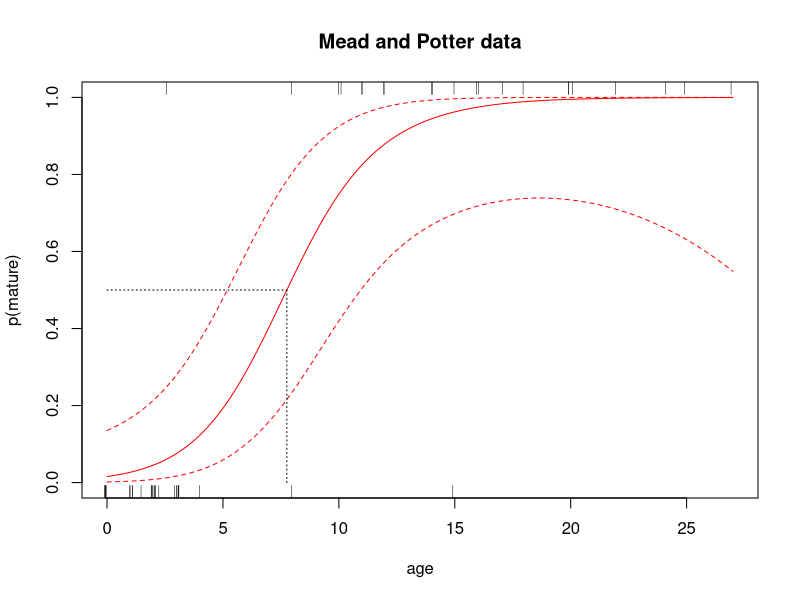
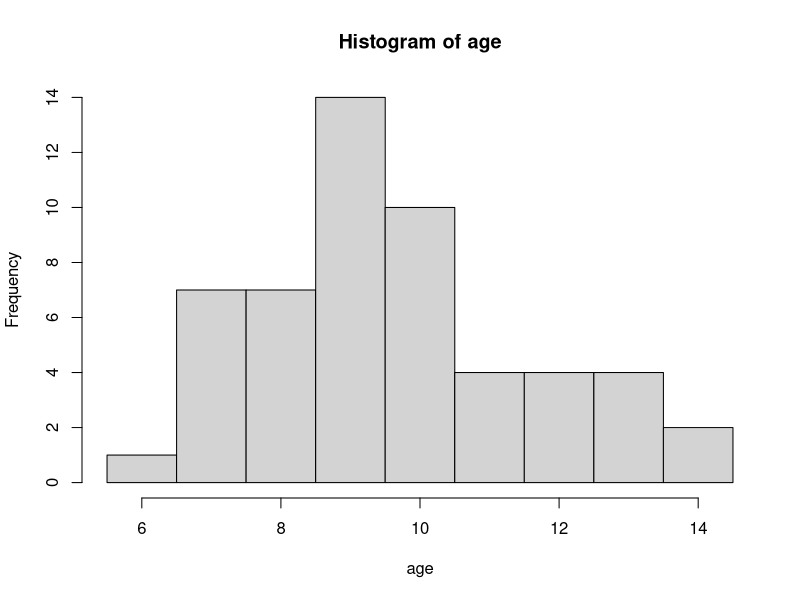
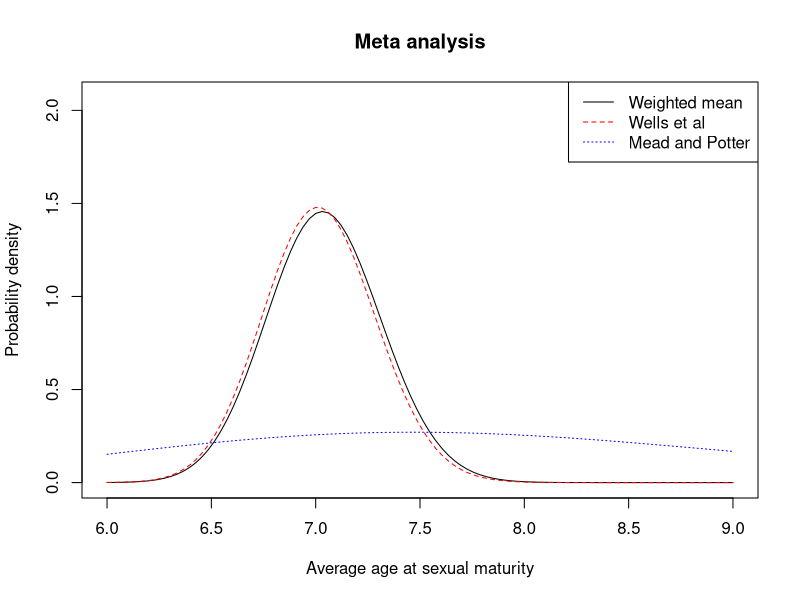

Generate these figures, in order, with R:
## ---- chunk 1
knitr::opts_chunk$set(echo = TRUE)

library(readxl)
library(mgcv)
library(Hmisc)
## ---- chunk 2
mp.data <- data.frame(age = c(27,17,24,15,14,2,1,0,22,2,12,4,1.5,3,2,14,0,0,0,2,1,3,0,18,12,16,25,3,2,2,11,20,20,1,8,20,10,2.5,2,3,11,0,2.2,3,3,15,1,3,10,8,16), mature = c(1,1,1,1,1,0,0,0,1,0,1,0,0,0,0,1,0,0,0,0,0,0,0,1,1,1,1,0,0,0,1,1,1,0,1,1,1,1,0,0,1,0,0,0,0,0,0,0,1,0,1))
## ---- chunk 3
#Fit binary GAM
mod1 <- gam(mature ~ s(age), family = binomial, data = mp.data)
newdata <- data.frame(age = seq(min(mp.data$age), max(mp.data$age), length = 1000))
## ---- chunk 4
#predict on the scale of the link function
pred <- predict(mod1, newdata = newdata, se.fit = TRUE)
#predict on the scale of the response - a probability
pred.r <- predict(mod1, newdata = newdata, se.fit = TRUE,type="response")
# which.max returns the index of first element to be equal to the maximum
# in a vector of true or false, that is the first true == 1
which.age.p.50 <- which.max(pred.r$fit > 0.5)
mp.age.p.50 <- newdata$age[which.age.p.50]
## ---- chunk 5
#Plot predictions
plot(newdata$age, plogis(pred$fit), type = "l", col = "red", main = "Mead and Potter data", ylim = c(0, 1), ylab = "p(mature)", xlab = "age")
lines(newdata$age, plogis(pred$fit + 1.96 * pred$se.fit), lty = 2, col = "red")
lines(newdata$age, plogis(pred$fit - 1.96 * pred$se.fit), lty = 2, col = "red")
#show p.50
lines(c(mp.age.p.50, mp.age.p.50), c(0, 0.5), lty = 3)
lines(c(0, mp.age.p.50), c(0.5, 0.5), lty = 3)
#show data - jittered a little
rug(jitter(mp.data$age[mp.data$mature == 1], amount = 0.1), side = 3)
rug(jitter(mp.data$age[mp.data$mature == 0], amount = 0.1), side = 1)
## ---- chunk 6
#Code adapted from predict.gam help
rmvn <- function(n,mu,sig) { ## MVN random deviates
  L <- mroot(sig);m <- ncol(L);
  t(mu + L%*%matrix(rnorm(m*n),m,n)) 
}
# Note required large number of replicates to reduce the Monte Carlo error 
# on the estimated standard error
B <- 100000
Xp <- predict(mod1, newdata, type = "lpmatrix")
br <- rmvn(B, coef(mod1), mod1$Vp)
res <- rep(0, B)
for(i in 1:B){
  pred <- Xp %*% br[i, ]
  res[i] <- newdata$age[which.max(pred > 0)]
}
mp.se.age.p.50 <- sd(res)
#mp.se.age.p.50
#quantile(res, c(0.025, 0.975))
## ---- chunk 7
sarasota <- read_excel("InOutBySp/Bottlenose_dolphin_BB/Sarasota Age at First Birth 11Mar20.xlsx",range = "A3:A55", col_names = FALSE)
names(sarasota) <- "age"
## ---- chunk 8
with(sarasota, hist(age, breaks = seq(min(age) - 0.5, max(age) + 0.5, by = 1)))
sa.mean <- mean(sarasota$age)
sa.sd <- sd(sarasota$age)
sa.se <- sa.sd/sqrt(length(sarasota$age))
## ---- chunk 9
#Nominal fecundity from Schwacke et al. (2017)
fec <- 0.24
#Subtract (half the IBI + 0.5) from the data to make it 
# equal to mean age at sexual maturity
sa.mean <- sa.mean - ((1 / fec) / 2 + 0.5)
#sa.mean
## ---- chunk 10
#Mead and Potter data
mp.mean <- mp.age.p.50
mp.se <- mp.se.age.p.50

#Inverse variance weighted average
asm.dat.mean <- c(sa.mean, mp.mean)
asm.dat.se <- c(sa.se, mp.se)
weights <- 1 / (asm.dat.se ^ 2)
asm.mean <- sum(weights * asm.dat.mean) / sum(weights)
asm.se <- sqrt (sum(weights ^ 2 * asm.dat.se ^ 2) / sum(weights ^ 2))
## ---- chunk 11
get.gamma.par <- function(mean, var){
#Returns shape and scale parameter of gamma given mean and var
  return(list(shape = mean ^ 2 / var, scale = var / mean))
}

#Plot results
x <- seq(6, 9, length = 100)
asm.par <- get.gamma.par(asm.mean, asm.se ^ 2)
asm.res <- dgamma(x, shape = asm.par$shape, scale = asm.par$scale)
sa.par <- get.gamma.par(sa.mean, sa.se ^ 2)
sa.res <- dgamma(x, shape = sa.par$shape, scale = sa.par$scale)
mp.par <- get.gamma.par(mp.mean, mp.se ^ 2)
mp.res <- dgamma(x, shape = mp.par$shape, scale = mp.par$scale)
ylim <- c(0, max(asm.res, sa.res, mp.res) * 1.4)
plot(x, asm.res, xlab = "Average age at sexual maturity", ylab = "Probability density", main = "Meta analysis", type = "l", ylim = ylim)
lines(x, sa.res, lty = 2, col = "red")
lines(x, mp.res, lty = 3, col = "blue")
legend("topright", legend = c("Weighted mean", "Wells et al", "Mead and Potter"), lty = 1:3, col = c("black", "red", "blue"))
